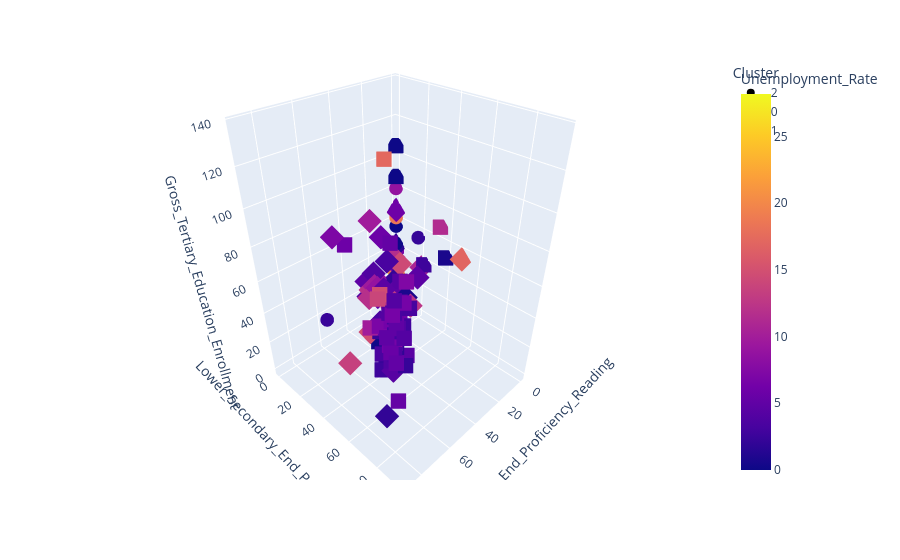

Source (notebook cell):
### Markdown cell above
Oh man! The R-squared for Model 2 (0.0066) barely improved (-_-)

Multicollinearity may not have been the primary issue.

Despite the limited improvement in regression performance, the feature engineering may still influence clustering results. Therefore, we proceeded to re-evaluate the KMeans clustering using the transformed variables to determine whether clearer group structures could be seen.

### Code cell
# KMeans Clustering Pipeline (KMeans Model 2)

# Drop non-numeric columns
features_2 = X_new.drop(columns=["Countries and areas"])

# Build pipeline
# StandardScaler: standardizes features (mean = 0, std = 1)
# KMeans: performs clustering on scaled data with 3 clusters and a random state of 42 for reproducibility
kmeans_m2 = Pipeline([
    ('scaler', StandardScaler()),
    ('kmeans', KMeans(n_clusters=3, random_state=42))
])

# Fit pipeline to data
kmeans_m2.fit(features_2)

# Extract cluster assignments for each observation
labels_2 = kmeans_m2.named_steps['kmeans'].labels_

# Copy dataset for plotting
X_plot_2 = X_new.copy()

# Add cluster labels
X_plot_2['Cluster'] = labels_2

# Interactive 3D scatter plot
fig = px.scatter_3d(
    X_plot_2, x="Lower_Secondary_End_Proficiency_Reading", y="Lower_Secondary_End_Proficiency_Math", z="Gross_Tertiary_Education_Enrollment", # 3 chosen variables
    color="Unemployment_Rate", # color represents unemployment rate
    symbol='Cluster', # symbol represent cluster assignment
    hover_data=["Countries and areas"]) # hover shows which point is which Country or area
fig.show()

### Figure 1 — Plotly figure (JSON) as saved in the notebook; plotly's stock layout.template omitted (floating-point values rounded to 4 significant figures)
{"data": [{"customdata": [["Afghanistan"], ["Andorra"], ["Angola"], ["Anguilla"], ["Antigua and Barbuda"], ["Azerbaijan"], ["The Bahamas"], ["Benin"], ["Bhutan"], ["Bolivia"], ["British Virgin Islands"], ["Burkina Faso"], ["Burundi"], ["Cape Verde"], ["Cambodia"], ["Cameroon"], ["Central African Republic"], ["Chad"], ["Comoros"], ["Cook Islands"], ["Ivory Coast"], ["Democratic Republic of the Congo"], ["Djibouti"], ["Dominica"], ["Equatorial Guinea"], ["Eritrea"], ["Eswatini"], ["Ethiopia"], ["Fiji"], ["The Gambia"], ["Ghana"], ["Guatemala"], ["Guinea"], ["Guinea0Bissau"], ["Haiti"], ["Vatican City"], ["Kiribati"], ["Kuwait"], ["Laos"], ["Lesotho"], ["Liberia"], ["Libya"], ["Liechtenstein"], ["Madagascar"], ["Malawi"], ["Maldives"], ["Mali"], ["Marshall Islands"], ["Mauritania"], ["Federated States of Micronesia"], ["Monaco"], ["Montserrat"], ["Morocco"], ["Mozambique"], ["Myanmar"], ["Nauru"], ["Niger"], ["Niue"], ["Pakistan"], ["Palau"], ["Papua New Guinea"], ["Rwanda"], ["Saint Vincent and the Grenadines"], ["Samoa"], ["San Marino"], ["S��������"], ["Senegal"], ["Seychelles"], ["Sierra Leone"], ["Solomon Islands"], ["Somalia"], ["South Sudan"], ["Sudan"], ["Suriname"], ["Syria"], ["Togo"], ["Tokelau"], ["Turks and Caicos Islands"], ["Tuvalu"], ["Uganda"], ["Tanzania"], ["Uzbekistan"], ["Vanuatu"], ["Venezuela"], ["Yemen"], ["Zimbabwe"]], "hovertemplate": "Cluster=2<br>Lower_Secondary_End_Proficiency_Reading=%{x}<br>Lower_Secondary_End_Proficiency_Math=%{y}<br>Gross_Tertiary_Education_Enrollment=%{z}<br>Countries and areas=%{customdata[0]}<br>Unemployment_Rate=%{marker.color}<extra></extra>", "legendgroup": "2", "marker": {"color": [11.12, 0.0, 6.89, 0.0, 0.0, 5.51, 10.36, 2.23, 2.34, 3.5, 0.0, 6.26, 1.43, 12.25, 0.68, 3.38, 3.68, 1.89, 4.34, 0.0, 3.32, 4.24, 10.3, 0.0, 6.43, 5.14, 0.0, 2.08, 4.1, 9.06, 4.33, 2.46, 4.3, 2.47, 13.78, 0.0, 0.0, 2.18, 0.63, 23.41, 2.81, 18.56, 0.0, 1.76, 5.65, 6.14, 7.22, 0.0, 9.55, 0.0, 0.0, 0.0, 9.02, 3.24, 1.58, 0.0, 0.47, 0.0, 4.45, 0.0, 2.46, 1.03, 18.88, 8.36, 0.0, 13.37, 6.6, 0.0, 4.43, 0.58, 11.35, 12.24, 16.53, 7.33, 8.37, 2.04, 0.0, 0.0, 0.0, 1.84, 1.98, 5.92, 4.39, 8.8, 12.91, 4.95], "coloraxis": "coloraxis", "symbol": "circle"}, "mode": "markers", "name": "2", "scene": "scene", "showlegend": true, "type": "scatter3d", "x": [0, 0, 0, 0, 0, 0, 0, 0, 56, 0, 0, 0, 0, 0, 8, 0, 0, 0, 0, 0, 0, 0, 0, 0, 0, 0, 0, 0, 0, 0, 0, 30, 0, 0, 0, 0, 0, 0, 0, 0, 0, 0, 0, 0, 0, 0, 0, 0, 0, 0, 0, 0, 27, 0, 0, 0, 0, 0, 0, 0, 0, 0, 0, 0, 0, 0, 9, 0, 0, 0, 0, 0, 0, 0, 0, 0, 0, 0, 0, 0, 0, 0, 0, 0, 0, 0], "y": [0, 0, 0, 0, 0, 0, 0, 0, 0, 0, 0, 0, 0, 0, 10, 0, 0, 0, 0, 0, 0, 0, 0, 0, 0, 0, 0, 0, 0, 0, 0, 11, 0, 0, 0, 0, 0, 18, 0, 0, 0, 0, 0, 0, 0, 0, 0, 0, 0, 0, 0, 0, 14, 0, 0, 0, 0, 0, 0, 0, 0, 0, 0, 0, 0, 0, 8, 0, 0, 0, 0, 0, 0, 0, 0, 0, 0, 0, 0, 0, 0, 0, 0, 0, 0, 0], "z": [9.7, 0.0, 9.3, 0.0, 24.8, 27.7, 15.1, 12.3, 15.6, 0.0, 0.0, 6.5, 6.1, 23.6, 13.7, 12.8, 3.0, 3.3, 9.0, 0.0, 9.3, 6.6, 5.3, 7.2, 1.9, 3.4, 0.0, 8.1, 16.1, 2.7, 15.7, 21.8, 11.6, 2.6, 1.1, 0.0, 0.0, 54.4, 15.0, 10.2, 11.9, 60.5, 35.6, 5.4, 0.8, 31.2, 4.5, 23.7, 5.0, 14.1, 0.0, 0.0, 35.9, 7.3, 18.8, 0.0, 4.4, 0.0, 9.0, 54.7, 1.8, 6.7, 23.7, 7.6, 42.5, 13.4, 12.8, 17.1, 2.0, 0.0, 2.5, 0.0, 16.9, 12.6, 40.1, 14.5, 0.0, 0.0, 0.0, 4.8, 4.0, 10.1, 4.7, 79.3, 10.2, 10.0]}, {"customdata": [["Albania"], ["Algeria"], ["Argentina"], ["Armenia"], ["Bangladesh"], ["Barbados"], ["Belarus"], ["Belize"], ["Bosnia and Herzegovina"], ["Botswana"], ["Brazil"], ["Chile"], ["China"], ["Colombia"], ["Republic of the Congo"], ["Costa Rica"], ["Cuba"], ["North Korea"], ["Dominican Republic"], ["Ecuador"], ["Egypt"], ["El Salvador"], ["Gabon"], ["Georgia"], ["Guyana"], ["Honduras"], ["India"], ["Indonesia"], ["Iraq"], ["Jamaica"], ["Jordan"], ["Kazakhstan"], ["Kenya"], ["Kyrgyzstan"], ["Mexico"], ["Mongolia"], ["Montenegro"], ["Namibia"], ["Nepal"], ["Nigeria"], ["North Macedonia"], ["Panama"], ["Paraguay"], ["Peru"], ["Philippines"], ["Moldova"], ["Saint Lucia"], ["Serbia"], ["South Africa"], ["Sri Lanka"], ["Palestinian National Authority"], ["Tajikistan"], ["Thailand"], ["East Timor"], ["Tonga"], ["Tunisia"], ["Turkey"], ["Turkmenistan"], ["Ukraine"], ["Uruguay"], ["Vietnam"], ["Zambia"]], "hovertemplate": "Cluster=0<br>Lower_Secondary_End_Proficiency_Reading=%{x}<br>Lower_Secondary_End_Proficiency_Math=%{y}<br>Gross_Tertiary_Education_Enrollment=%{z}<br>Countries and areas=%{customdata[0]}<br>Unemployment_Rate=%{marker.color}<extra></extra>", "legendgroup": "0", "marker": {"color": [12.33, 11.7, 9.79, 16.99, 4.19, 10.33, 4.59, 6.41, 18.42, 18.19, 12.08, 7.09, 4.32, 9.71, 9.47, 11.85, 1.64, 2.74, 5.84, 3.97, 10.76, 4.11, 20.0, 14.4, 11.85, 5.39, 5.36, 4.69, 12.82, 8.0, 14.72, 4.59, 2.64, 6.33, 3.42, 6.01, 14.88, 20.27, 1.41, 8.1, 0.0, 3.9, 4.81, 3.31, 2.15, 5.47, 20.71, 12.69, 28.18, 4.2, 0.0, 11.02, 0.75, 4.55, 1.12, 16.02, 13.49, 3.91, 8.88, 8.73, 2.01, 11.43], "coloraxis": "coloraxis", "symbol": "diamond"}, "mode": "markers", "name": "0", "scene": "scene", "showlegend": true, "type": "scatter3d", "x": [48, 21, 48, 0, 54, 0, 77, 0, 46, 0, 50, 68, 80, 50, 0, 58, 0, 0, 21, 49, 0, 0, 0, 36, 0, 30, 0, 30, 0, 0, 59, 36, 0, 0, 55, 0, 56, 0, 0, 0, 45, 36, 32, 46, 19, 57, 0, 62, 0, 0, 0, 0, 40, 0, 0, 28, 74, 0, 74, 58, 86, 5], "y": [58, 19, 31, 50, 57, 0, 71, 0, 42, 0, 32, 28, 79, 35, 0, 40, 0, 0, 9, 29, 21, 0, 0, 39, 0, 15, 0, 28, 0, 0, 41, 51, 0, 0, 44, 0, 54, 0, 0, 0, 39, 19, 8, 40, 19, 50, 0, 60, 0, 0, 0, 0, 47, 0, 0, 25, 42, 0, 64, 49, 81, 2], "z": [55.0, 51.4, 90.0, 54.6, 20.6, 65.4, 87.4, 24.7, 23.3, 24.9, 51.3, 88.5, 50.6, 55.3, 12.7, 55.2, 41.4, 27.0, 59.9, 44.9, 35.2, 29.4, 8.3, 63.9, 11.6, 26.2, 28.1, 36.3, 16.2, 27.1, 34.4, 61.7, 11.5, 41.3, 40.2, 65.6, 56.1, 22.9, 12.4, 10.2, 0.0, 47.8, 34.6, 70.7, 35.5, 39.8, 14.1, 67.2, 22.4, 19.6, 0.0, 31.3, 49.3, 17.8, 6.4, 31.7, 23.9, 8.0, 82.7, 63.1, 28.5, 4.1]}, {"customdata": [["Australia"], ["Austria"], ["Bahrain"], ["Belgium"], ["Brunei"], ["Bulgaria"], ["Canada"], ["Croatia"], ["Cyprus"], ["Czech Republic"], ["Denmark"], ["Estonia"], ["Finland"], ["France"], ["Germany"], ["Greece"], ["Grenada"], ["Hungary"], ["Iceland"], ["Iran"], ["Republic of Ireland"], ["Israel"], ["Italy"], ["Japan"], ["Latvia"], ["Lebanon"], ["Lithuania"], ["Luxembourg"], ["Malaysia"], ["Malta"], ["Mauritius"], ["Netherlands"], ["New Zealand"], ["Nicaragua"], ["Norway"], ["Oman"], ["Poland"], ["Portugal"], ["Qatar"], ["South Korea"], ["Romania"], ["Russia"], ["Saint Kitts and Nevis"], ["Saudi Arabia"], ["Singapore"], ["Slovakia"], ["Slovenia"], ["Spain"], ["Sweden"], ["Switzerland"], ["Trinidad and Tobago"], ["United Arab Emirates"], ["United Kingdom"], ["United States"]], "hovertemplate": "Cluster=1<br>Lower_Secondary_End_Proficiency_Reading=%{x}<br>Lower_Secondary_End_Proficiency_Math=%{y}<br>Gross_Tertiary_Education_Enrollment=%{z}<br>Countries and areas=%{customdata[0]}<br>Unemployment_Rate=%{marker.color}<extra></extra>", "legendgroup": "1", "marker": {"color": [5.27, 4.67, 0.71, 5.59, 9.12, 4.34, 5.56, 6.93, 7.27, 1.93, 4.91, 5.11, 6.59, 8.43, 3.04, 17.24, 0.0, 3.4, 2.84, 11.38, 4.93, 3.86, 9.89, 2.29, 6.52, 6.23, 6.35, 5.36, 3.32, 3.47, 6.67, 3.2, 4.07, 6.84, 3.35, 2.67, 3.47, 6.33, 0.09, 4.15, 3.98, 4.59, 0.0, 5.93, 4.11, 5.56, 4.2, 13.96, 6.48, 4.58, 2.69, 2.35, 3.85, 14.7], "coloraxis": "coloraxis", "symbol": "square"}, "mode": "markers", "name": "1", "scene": "scene", "showlegend": true, "type": "scatter3d", "x": [80, 76, 0, 79, 48, 53, 86, 78, 56, 79, 84, 89, 86, 79, 79, 69, 0, 75, 74, 0, 88, 69, 77, 83, 78, 32, 76, 71, 54, 64, 0, 76, 81, 0, 81, 0, 85, 80, 49, 85, 59, 78, 0, 48, 89, 69, 82, 84, 82, 76, 58, 57, 83, 81], "y": [78, 79, 39, 80, 52, 56, 84, 69, 63, 80, 85, 90, 85, 79, 79, 64, 0, 67, 79, 34, 84, 66, 62, 89, 83, 35, 74, 73, 59, 62, 0, 84, 78, 0, 81, 23, 85, 77, 36, 85, 53, 78, 0, 11, 94, 75, 84, 75, 81, 83, 48, 46, 81, 73], "z": [113.1, 85.1, 50.5, 79.7, 31.4, 71.0, 68.9, 67.9, 75.9, 64.1, 80.6, 69.6, 88.2, 65.6, 70.2, 136.6, 104.6, 48.5, 71.8, 68.1, 77.8, 63.4, 61.9, 63.2, 88.1, 26.3, 72.4, 19.2, 45.1, 54.3, 40.6, 85.0, 82.0, 17.4, 82.0, 38.0, 67.8, 63.9, 17.9, 94.3, 49.4, 81.9, 86.7, 68.0, 84.8, 46.6, 78.6, 88.9, 67.0, 59.6, 12.0, 36.8, 60.0, 88.2]}], "layout": {"coloraxis": {"colorbar": {"title": {"text": "Unemployment_Rate"}}, "colorscale": [[0, "#0d0887"], [0.1111, "#46039f"], [0.2222, "#7201a8"], [0.3333, "#9c179e"], [0.4444, "#bd3786"], [0.5556, "#d8576b"], [0.6667, "#ed7953"], [0.7778, "#fb9f3a"], [0.8889, "#fdca26"], [1, "#f0f921"]]}, "legend": {"title": {"text": "Cluster"}, "tracegroupgap": 0}, "margin": {"t": 60}, "scene": {"domain": {"x": [0, 1], "y": [0, 1]}, "xaxis": {"title": {"text": "Lower_Secondary_End_Proficiency_Reading"}}, "yaxis": {"title": {"text": "Lower_Secondary_End_Proficiency_Math"}}, "zaxis": {"title": {"text": "Gross_Tertiary_Education_Enrollment"}}}}}
